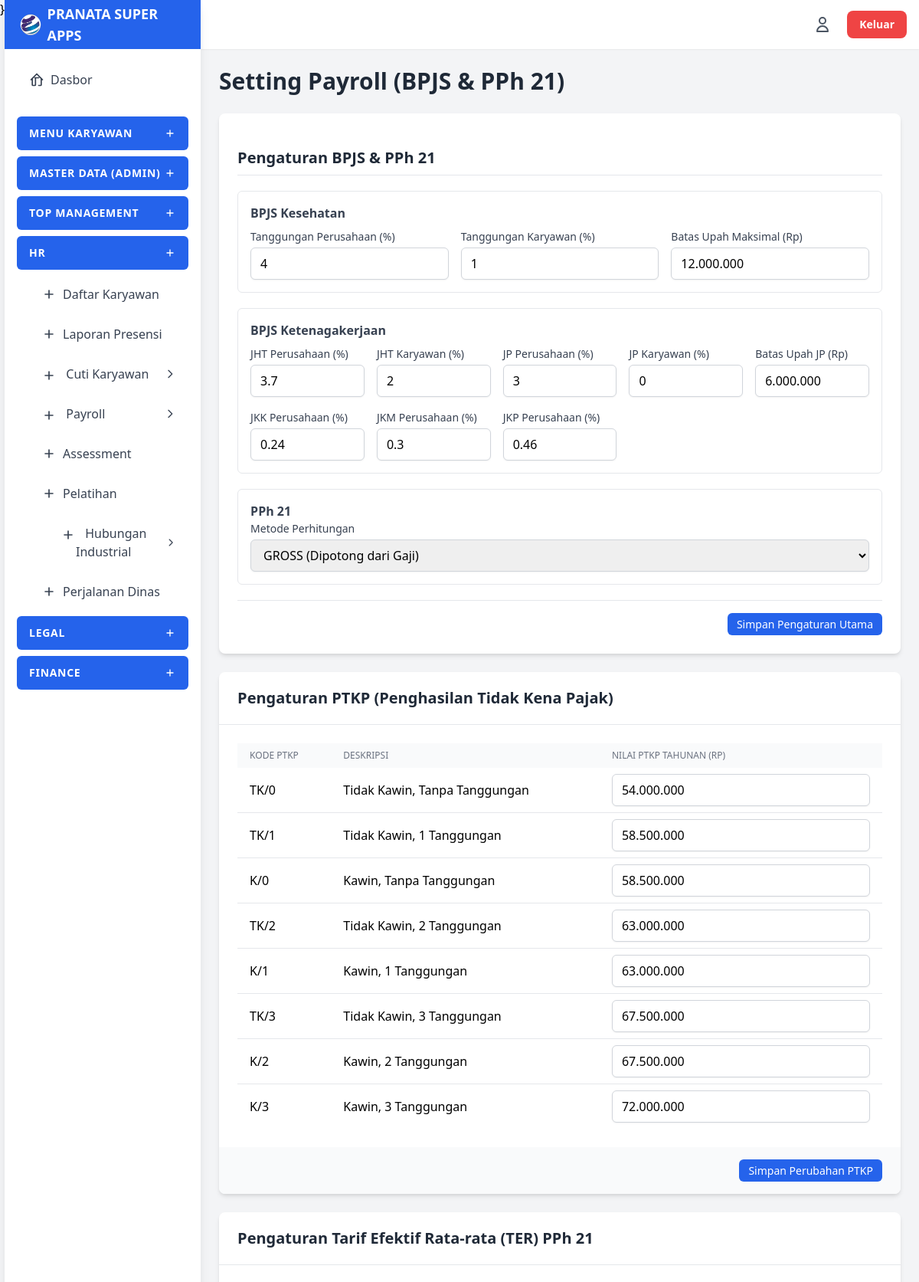
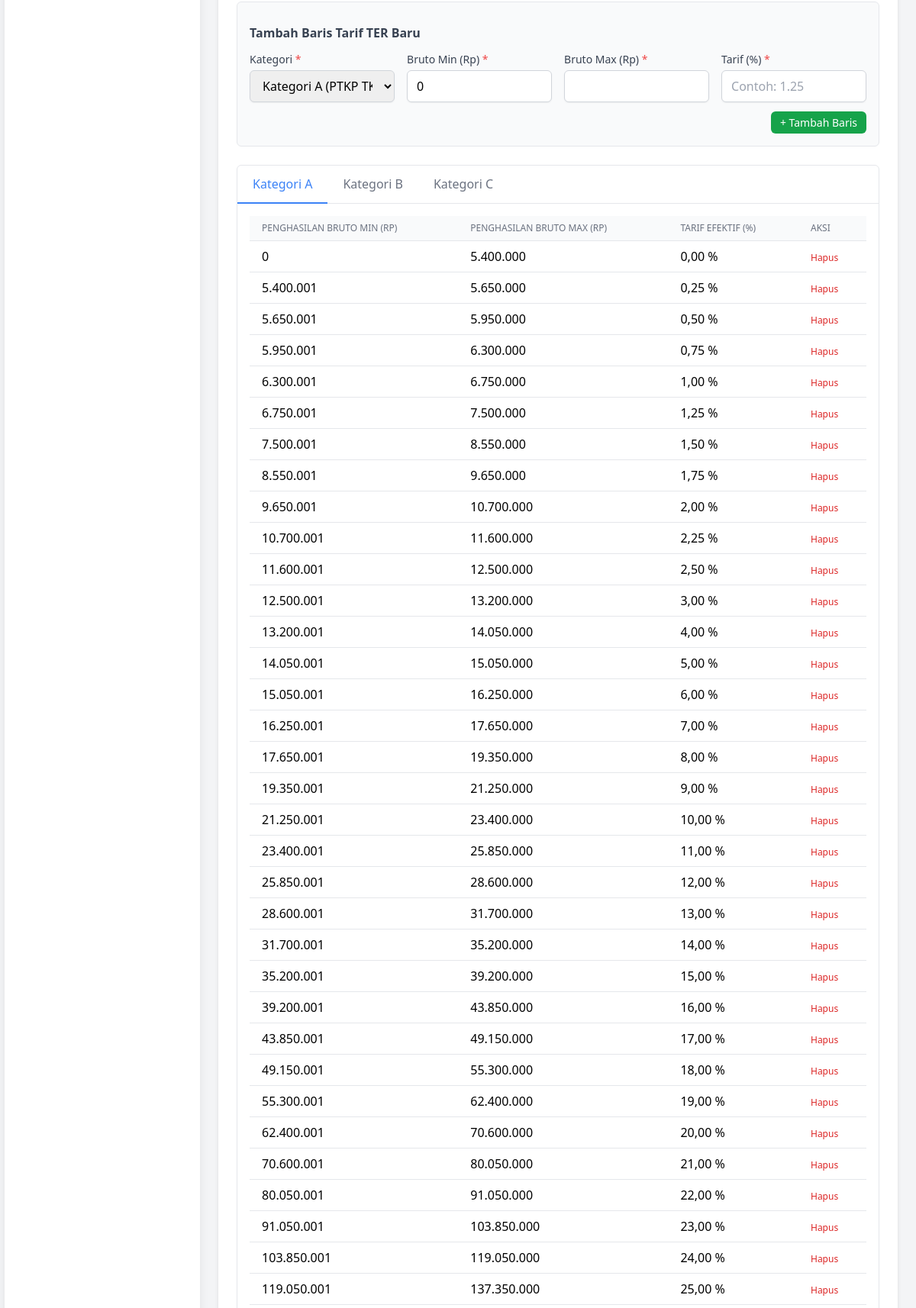
Page /modules/hr/hr_payroll_settings.php (signed in, upper part) on the committed database (2 pictures, top to bottom).
### tables this page shows
CREATE TABLE `payroll_settings_ptkp` (
  `id` int(11) NOT NULL,
  `kode_ptkp` varchar(10) NOT NULL COMMENT 'Misal: TK/0, K/1',
  `deskripsi` varchar(255) DEFAULT NULL,
  `nilai_ptkp_tahunan` bigint(20) NOT NULL DEFAULT 0,
  `updated_at` timestamp NOT NULL DEFAULT current_timestamp() ON UPDATE current_timestamp()
);

CREATE TABLE `payroll_settings_ter` (
  `id` int(11) NOT NULL,
  `kategori` enum('A','B','C') NOT NULL,
  `penghasilan_bruto_min` bigint(20) NOT NULL DEFAULT 0,
  `penghasilan_bruto_max` bigint(20) NOT NULL DEFAULT 0,
  `tarif_ter` decimal(5,2) NOT NULL DEFAULT 0.00 COMMENT 'Persentase, misal: 1.50 untuk 1.5%'
);

### modules/hr/hr_payroll_settings.php (the view, shortened to what this page needs)
<?php
require '../../includes/db.php';
$settings = [];
$sql_settings = "SELECT setting_key, setting_value FROM payroll_settings";
$result_settings = $conn->query($sql_settings);
if ($result_settings) {
    while ($row = $result_settings->fetch_assoc()) {
        $settings[$row['setting_key']] = $row['setting_value'];
    }
}
$ptkp_data = [];
$sql_ptkp = "SELECT * FROM payroll_settings_ptkp ORDER BY nilai_ptkp_tahunan ASC";
$result_ptkp = $conn->query($sql_ptkp);
if ($result_ptkp) {
    $ptkp_data = $result_ptkp->fetch_all(MYSQLI_ASSOC);
}
$ter_data_a = [];
$ter_data_b = [];
$ter_data_c = [];
$sql_ter = "SELECT * FROM payroll_settings_ter ORDER BY kategori, penghasilan_bruto_min ASC";
$result_ter = $conn->query($sql_ter);
if ($result_ter) {
    while ($row = $result_ter->fetch_assoc()) {
        if ($row['kategori'] == 'A') $ter_data_a[] = $row;
        elseif ($row['kategori'] == 'B') $ter_data_b[] = $row;
        elseif ($row['kategori'] == 'C') $ter_data_c[] = $row;
    }
}
require '../../includes/header.php';
require '../../includes/sidebar.php';
?>
<main class="flex-1 overflow-x-hidden overflow-y-auto bg-gray-100 p-6">
    <h1 class="text-3xl font-bold text-gray-800 mb-6">Setting Payroll (BPJS & PPh 21)</h1>
    <div class="card mb-6">
        <form action="hr_payroll_settings.php" method="POST" class="card-content space-y-5">
            <h3 class="text-xl font-semibold text-gray-800 border-b pb-2">Pengaturan BPJS & PPh 21</h3>
            <div class="p-4 border rounded-md">
                <h4 class="font-semibold text-gray-700">BPJS Kesehatan</h4>
                <div class="grid grid-cols-1 md:grid-cols-3 gap-4 mt-2">
                    <div>
                        <label for="bpjs_kes_perusahaan_pct" class="form-label">Tanggungan Perusahaan (%)</label>
                        <input type="number" step="0.01" id="bpjs_kes_perusahaan_pct" name="bpjs_kes_perusahaan_pct" class="form-input" value="<?php echo htmlspecialchars($settings['bpjs_kes_perusahaan_pct'] ?? '4'); ?>">
                    </div>
                    <div>
                        <label for="bpjs_kes_karyawan_pct" class="form-label">Tanggungan Karyawan (%)</label>
                        <input type="number" step="0.01" id="bpjs_kes_karyawan_pct" name="bpjs_kes_karyawan_pct" class="form-input" value="<?php echo htmlspecialchars($settings['bpjs_kes_karyawan_pct'] ?? '1'); ?>">
                    </div>
                    <div>
                        <label for="bpjs_kes_max_upah" class="form-label">Batas Upah Maksimal (Rp)</label>
                        <input type="text" id="bpjs_kes_max_upah" name="bpjs_kes_max_upah" class="form-input input-rupiah" value="<?php echo htmlspecialchars(number_format($settings['bpjs_kes_max_upah'] ?? 12000000, 0, ',', '.')); ?>">
                    </div>
                </div>
            </div>
            <div class="p-4 border rounded-md">
                <h4 class="font-semibold text-gray-700">BPJS Ketenagakerjaan</h4>
                <div class="grid grid-cols-1 md:grid-cols-3 lg:grid-cols-5 gap-4 mt-2">
                    <div>
                        <label for="jht_perusahaan_pct" class="form-label">JHT Perusahaan (%)</label>
                        <input type="number" step="0.01" id="jht_perusahaan_pct" name="jht_perusahaan_pct" class="form-input" value="<?php echo htmlspecialchars($settings['jht_perusahaan_pct'] ?? '3.7'); ?>">
                    </div>
                    <div>
                        <label for="jht_karyawan_pct" class="form-label">JHT Karyawan (%)</label>
                        <input type="number" step="0.01" id="jht_karyawan_pct" name="jht_karyawan_pct" class="form-input" value="<?php echo htmlspecialchars($settings['jht_karyawan_pct'] ?? '2'); ?>">
                    </div>
                    <div>
                        <label for="jp_perusahaan_pct" class="form-label">JP Perusahaan (%)</label>
                        <input type="number" step="0.01" id="jp_perusahaan_pct" name="jp_perusahaan_pct" class="form-input" value="<?php echo htmlspecialchars($settings['jp_perusahaan_pct'] ?? '2'); ?>">
                    </div>
                    <div>
                        <label for="jp_karyawan_pct" class="form-label">JP Karyawan (%)</label>
                        <input type="number" step="0.01" id="jp_karyawan_pct" name="jp_karyawan_pct" class="form-input" value="<?php echo htmlspecialchars($settings['jp_karyawan_pct'] ?? '1'); ?>">
                    </div>
                    <div>
                        <label for="jp_max_upah" class="form-label">Batas Upah JP (Rp)</label>
                        <input type="text" id="jp_max_upah" name="jp_max_upah" class="form-input input-rupiah" value="<?php echo htmlspecialchars(number_format($settings['jp_max_upah'] ?? 6000000, 0, ',', '.')); ?>">
                    </div>
                    <div>
                        <label for="jkk_perusahaan_pct" class="form-label">JKK Perusahaan (%)</label>
                        <input type="number" step="0.01" id="jkk_perusahaan_pct" name="jkk_perusahaan_pct" class="form-input" value="<?php echo htmlspecialchars($settings['jkk_perusahaan_pct'] ?? '0.24'); ?>">
                    </div>
                    <div>
                        <label for="jkm_perusahaan_pct" class="form-label">JKM Perusahaan (%)</label>
                        <input type="number" step="0.01" id="jkm_perusahaan_pct" name="jkm_perusahaan_pct" class="form-input" value="<?php echo htmlspecialchars($settings['jkm_perusahaan_pct'] ?? '0.3'); ?>">
                    </div>
                    <div>
                        <label for="jkp_perusahaan_pct" class="form-label">JKP Perusahaan (%)</label>
                        <input type="number" step="0.01" id="jkp_perusahaan_pct" name="jkp_perusahaan_pct" class="form-input" value="<?php echo htmlspecialchars($settings['jkp_perusahaan_pct'] ?? '0.46'); ?>">
                    </div>
                </div>
            </div>
            <div class="p-4 border rounded-md">
                <h4 class="font-semibold text-gray-700">PPh 21</h4>
                <div>
                    <label for="pph21_metode" class="form-label">Metode Perhitungan</label>
                    <select id="pph21_metode" name="pph21_metode" class="form-input">
                        <option value="GROSS" <?php if (($settings['pph21_metode'] ?? 'GROSS') == 'GROSS') echo 'selected'; ?>>GROSS (Dipotong dari Gaji)</option>
                    </select>
                </div>
            </div>
            <div class="pt-4 border-t flex justify-end">
                <button type="submit" class="btn-primary-sm bg-blue-600 hover:bg-blue-700">
                    Simpan Pengaturan Utama
                </button>
            </div>
        </form>
    </div>
    <div class="card mb-6">
        <form action="hr_payroll_settings.php" method="POST">
            <div class="card-header">
                <h3 class="text-xl font-semibold text-gray-800">Pengaturan PTKP (Penghasilan Tidak Kena Pajak)</h3>
            </div>
            <div class="card-content">
                <div class="overflow-x-auto">
                    <table class="min-w-full">
                        <thead class="bg-gray-50">
                            <tr>
                                <th class="px-4 py-2 text-left text-xs font-medium text-gray-500 uppercase">Kode PTKP</th>
                                <th class="px-4 py-2 text-left text-xs font-medium text-gray-500 uppercase">Deskripsi</th>
                                <th class="px-4 py-2 text-left text-xs font-medium text-gray-500 uppercase">Nilai PTKP Tahunan (Rp)</th>
                            </tr>
                        </thead>
                        <tbody class="divide-y divide-gray-200">
                            <?php foreach ($ptkp_data as $ptkp): ?>
                            <tr>
                                <td class="px-4 py-2 font-medium"><?php echo htmlspecialchars($ptkp['kode_ptkp']); ?></td>
                                <td class="px-4 py-2"><?php echo htmlspecialchars($ptkp['deskripsi']); ?></td>
                                <td class="px-4 py-2">
                                    <input type="text" name="ptkp_nilai[]" class="form-input input-rupiah" value="<?php echo htmlspecialchars(number_format($ptkp['nilai_ptkp_tahunan'], 0, ',', '.')); ?>">
                                </td>
                            </tr>
                            <?php endforeach; ?>
                        </tbody>
                    </table>
                </div>
            </div>
            <div class="card-footer bg-gray-50 px-6 py-4 flex justify-end">
                <button type="submit" class="btn-primary-sm bg-blue-600 hover:bg-blue-700">
                    Simpan Perubahan PTKP
                </button>
            </div>
        </form>
    </div>
    <div class="card mb-6">
        <div class="card-header">
            <h3 class="text-xl font-semibold text-gray-800">Pengaturan Tarif Efektif Rata-rata (TER) PPh 21</h3>
        </div>
        <div class="card-content">
            <form action="hr_payroll_settings.php" method="POST" class="mb-6 p-4 border rounded-md bg-gray-50 space-y-3">
                <h4 class="font-semibold text-gray-700">Tambah Baris Tarif TER Baru</h4>
                <div class="grid grid-cols-1 md:grid-cols-4 gap-4">
                    <div>
                        <label for="ter_kategori" class="form-label">Kategori <span class="text-red-500">*</span></label>
                        <select id="ter_kategori" name="ter_kategori" class="form-input" required>
                            <option value="A">Kategori A (PTKP TK/0, TK/1, K/0)</option>
                        </select>
                    </div>
                    <div>
                        <label for="ter_bruto_min" class="form-label">Bruto Min (Rp) <span class="text-red-500">*</span></label>
                        <input type="text" id="ter_bruto_min" name="ter_bruto_min" class="form-input input-rupiah" value="0" required>
                    </div>
                    <div>
                        <label for="ter_bruto_max" class="form-label">Bruto Max (Rp) <span class="text-red-500">*</span></label>
                        <input type="text" id="ter_bruto_max" name="ter_bruto_max" class="form-input input-rupiah" required>
                    </div>
                    <div>
                        <label for="ter_tarif" class="form-label">Tarif (%) <span class="text-red-500">*</span></label>
                        <input type="text" id="ter_tarif" name="ter_tarif" class="form-input" placeholder="Contoh: 1.25" required>
                    </div>
                </div>
                <div class="text-right">
                    <button type="submit" class="btn-primary-sm bg-green-600 hover:bg-green-700">
                        + Tambah Baris
                    </button>
                </div>
            </form>
            <div class="border rounded-md">
                <div class="flex border-b">
                    <button type="button" class="tab-button active-tab" onclick="openTab(event, 'TER-A')">Kategori A</button>
                    <button type="button" class="tab-button" onclick="openTab(event, 'TER-B')">Kategori B</button>
                    <button type="button" class="tab-button" onclick="openTab(event, 'TER-C')">Kategori C</button>
                </div>
                <div id="TER-A" class="tab-content p-4">
                    <?php echo renderTERTable($ter_data_a); ?>
                </div>
            </div>
        </div>
    </div>
</main>
<?php
function renderTERTable($data) {
    $html = '<div class="overflow-x-auto"><table class="min-w-full divide-y divide-gray-200">';
    $html .= '<thead class="bg-gray-50"><tr>
                <th class="px-4 py-2 text-left text-xs font-medium text-gray-500 uppercase">Penghasilan Bruto Min (Rp)</th>
                <th class="px-4 py-2 text-left text-xs font-medium text-gray-500 uppercase">Penghasilan Bruto Max (Rp)</th>
                <th class="px-4 py-2 text-left text-xs font-medium text-gray-500 uppercase">Tarif Efektif (%)</th>
                <th class="px-4 py-2 text-left text-xs font-medium text-gray-500 uppercase">Aksi</th>
              </tr></thead><tbody class="bg-white divide-y divide-gray-200">';
    foreach ($data as $ter) {
        $html .= '<tr>';
        $html .= '<td class="px-4 py-2">' . htmlspecialchars(number_format($ter['penghasilan_bruto_min'], 0, ',', '.')) . '</td>';
        $html .= '<td class="px-4 py-2">' . htmlspecialchars(number_format($ter['penghasilan_bruto_max'], 0, ',', '.')) . '</td>';
        $html .= '<td class="px-4 py-2">' . htmlspecialchars(number_format($ter['tarif_ter'], 2, ',', '.')) . ' %</td>';
        $html .= '<td class="px-4 py-2">
                    <form action="hr_payroll_settings.php" method="POST" onsubmit="return confirm(\'Yakin ingin menghapus baris ini?\');">
                        <input type="hidden" name="action" value="delete_ter">
                        <input type="hidden" name="ter_id_hapus" value="' . $ter['id'] . '">
                        <button type="submit" class="text-red-600 hover:text-red-800 text-xs">Hapus</button>
                    </form>
                  </td>';
        $html .= '</tr>';
    }
    $html .= '</tbody></table></div>';
    return $html;
}
?>
<?php
require '../../includes/footer.php';
?>

### includes/header.php (style rules this page uses)
.form-input { display: block; width: 100%; padding: 0.5rem 0.75rem; border: 1px solid #d1d5db; border-radius: 0.375rem; box-shadow: 0 1px 2px 0 rgba(0, 0, 0, 0.05); transition: border-color 0.2s ease-in-out, box-shadow 0.2s ease-in-out; }
.form-label { display: block; margin-bottom: 0.25rem; font-size: 0.875rem; font-weight: 500; color: #374151; }
.card { background-color: white; border-radius: 0.5rem; box-shadow: 0 4px 6px -1px rgba(0, 0, 0, 0.1), 0 2px 4px -1px rgba(0, 0, 0, 0.06); overflow: hidden; }
.card-header { padding: 1.25rem 1.5rem; border-bottom: 1px solid #e5e7eb; }
.card-content { padding: 1.5rem; }
.btn-primary-sm { padding: 0.25rem 0.75rem; font-size: 0.875rem; font-weight: 500; color: white; background-color: #3b82f6; border-radius: 0.375rem; transition: background-color 0.2s; text-decoration: none; }

### modules/hr/hr_payroll_settings.php (style rules this page uses)
.tab-button { padding: 0.75rem 1.25rem; font-weight: 500; color: #6b7280; border-bottom: 2px solid transparent; margin-bottom: -1px; }
.tab-button.active-tab { color: #3b82f6; border-color: #3b82f6; }

### rows in the picture
payroll_settings_ptkp: kode_ptkp "TK/0", deskripsi "Tidak Kawin, Tanpa Tanggungan", nilai_ptkp_tahunan "54.000.000"
payroll_settings_ptkp: kode_ptkp "TK/1", deskripsi "Tidak Kawin, 1 Tanggungan", nilai_ptkp_tahunan "58.500.000"
payroll_settings_ptkp: kode_ptkp "K/0", deskripsi "Kawin, Tanpa Tanggungan", nilai_ptkp_tahunan "58.500.000"
payroll_settings_ptkp: kode_ptkp "TK/2", deskripsi "Tidak Kawin, 2 Tanggungan", nilai_ptkp_tahunan "63.000.000"
payroll_settings_ptkp: kode_ptkp "K/1", deskripsi "Kawin, 1 Tanggungan", nilai_ptkp_tahunan "63.000.000"
payroll_settings_ptkp: kode_ptkp "TK/3", deskripsi "Tidak Kawin, 3 Tanggungan", nilai_ptkp_tahunan "67.500.000"
payroll_settings_ptkp: kode_ptkp "K/2", deskripsi "Kawin, 2 Tanggungan", nilai_ptkp_tahunan "67.500.000"
payroll_settings_ptkp: kode_ptkp "K/3", deskripsi "Kawin, 3 Tanggungan", nilai_ptkp_tahunan "72.000.000"
payroll_settings_ter: penghasilan_bruto_min "0", penghasilan_bruto_max "5.400.000", tarif_ter "0,00"
payroll_settings_ter: penghasilan_bruto_min "5.400.001", penghasilan_bruto_max "5.650.000", tarif_ter "0,25"
payroll_settings_ter: penghasilan_bruto_min "5.650.001", penghasilan_bruto_max "5.950.000", tarif_ter "0,50"
payroll_settings_ter: penghasilan_bruto_min "5.950.001", penghasilan_bruto_max "6.300.000", tarif_ter "0,75"
payroll_settings_ter: penghasilan_bruto_min "6.300.001", penghasilan_bruto_max "6.750.000", tarif_ter "1,00"
payroll_settings_ter: penghasilan_bruto_min "6.750.001", penghasilan_bruto_max "7.500.000", tarif_ter "1,25"
payroll_settings_ter: penghasilan_bruto_min "7.500.001", penghasilan_bruto_max "8.550.000", tarif_ter "1,50"
payroll_settings_ter: penghasilan_bruto_min "8.550.001", penghasilan_bruto_max "9.650.000", tarif_ter "1,75"
payroll_settings_ter: penghasilan_bruto_min "9.650.001", penghasilan_bruto_max "10.700.000", tarif_ter "2,00"
payroll_settings_ter: penghasilan_bruto_min "10.700.001", penghasilan_bruto_max "11.600.000", tarif_ter "2,25"
payroll_settings_ter: penghasilan_bruto_min "11.600.001", penghasilan_bruto_max "12.500.000", tarif_ter "2,50"
payroll_settings_ter: penghasilan_bruto_min "12.500.001", penghasilan_bruto_max "13.200.000", tarif_ter "3,00"
payroll_settings_ter: penghasilan_bruto_min "13.200.001", penghasilan_bruto_max "14.050.000", tarif_ter "4,00"
payroll_settings_ter: penghasilan_bruto_min "14.050.001", penghasilan_bruto_max "15.050.000", tarif_ter "5,00"
payroll_settings_ter: penghasilan_bruto_min "15.050.001", penghasilan_bruto_max "16.250.000", tarif_ter "6,00"
payroll_settings_ter: penghasilan_bruto_min "16.250.001", penghasilan_bruto_max "17.650.000", tarif_ter "7,00"
payroll_settings_ter: penghasilan_bruto_min "17.650.001", penghasilan_bruto_max "19.350.000", tarif_ter "8,00"
payroll_settings_ter: penghasilan_bruto_min "19.350.001", penghasilan_bruto_max "21.250.000", tarif_ter "9,00"
payroll_settings_ter: penghasilan_bruto_min "21.250.001", penghasilan_bruto_max "23.400.000", tarif_ter "10,00"
payroll_settings_ter: penghasilan_bruto_min "23.400.001", penghasilan_bruto_max "25.850.000", tarif_ter "11,00"
payroll_settings_ter: penghasilan_bruto_min "25.850.001", penghasilan_bruto_max "28.600.000", tarif_ter "12,00"
payroll_settings_ter: penghasilan_bruto_min "28.600.001", penghasilan_bruto_max "31.700.000", tarif_ter "13,00"
payroll_settings_ter: penghasilan_bruto_min "31.700.001", penghasilan_bruto_max "35.200.000", tarif_ter "14,00"
payroll_settings_ter: penghasilan_bruto_min "35.200.001", penghasilan_bruto_max "39.200.000", tarif_ter "15,00"
payroll_settings_ter: penghasilan_bruto_min "39.200.001", penghasilan_bruto_max "43.850.000", tarif_ter "16,00"
payroll_settings_ter: penghasilan_bruto_min "43.850.001", penghasilan_bruto_max "49.150.000", tarif_ter "17,00"
payroll_settings_ter: penghasilan_bruto_min "49.150.001", penghasilan_bruto_max "55.300.000", tarif_ter "18,00"
payroll_settings_ter: penghasilan_bruto_min "55.300.001", penghasilan_bruto_max "62.400.000", tarif_ter "19,00"
payroll_settings_ter: penghasilan_bruto_min "62.400.001", penghasilan_bruto_max "70.600.000", tarif_ter "20,00"
payroll_settings_ter: penghasilan_bruto_min "70.600.001", penghasilan_bruto_max "80.050.000", tarif_ter "21,00"
payroll_settings_ter: penghasilan_bruto_min "80.050.001", penghasilan_bruto_max "91.050.000", tarif_ter "22,00"
payroll_settings_ter: penghasilan_bruto_min "91.050.001", penghasilan_bruto_max "103.850.000", tarif_ter "23,00"
payroll_settings_ter: penghasilan_bruto_min "103.850.001", penghasilan_bruto_max "119.050.000", tarif_ter "24,00"
payroll_settings_ter: penghasilan_bruto_min "119.050.001", penghasilan_bruto_max "137.350.000", tarif_ter "25,00"

### other values in the picture
$title "MENU KARYAWAN MASTER DATA (ADMIN) TOP MANAGEMENT HR LEGAL FINANCE"
